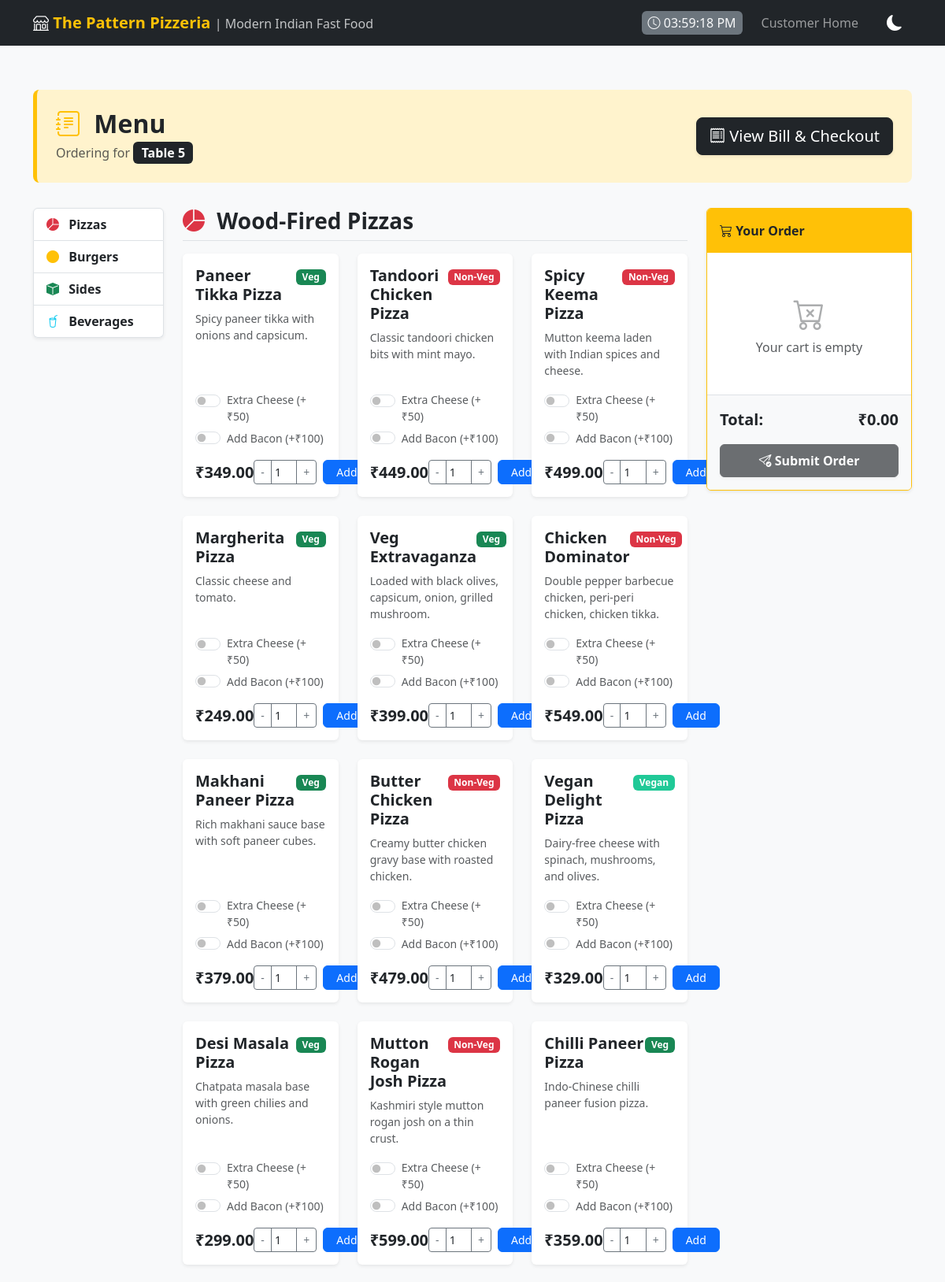
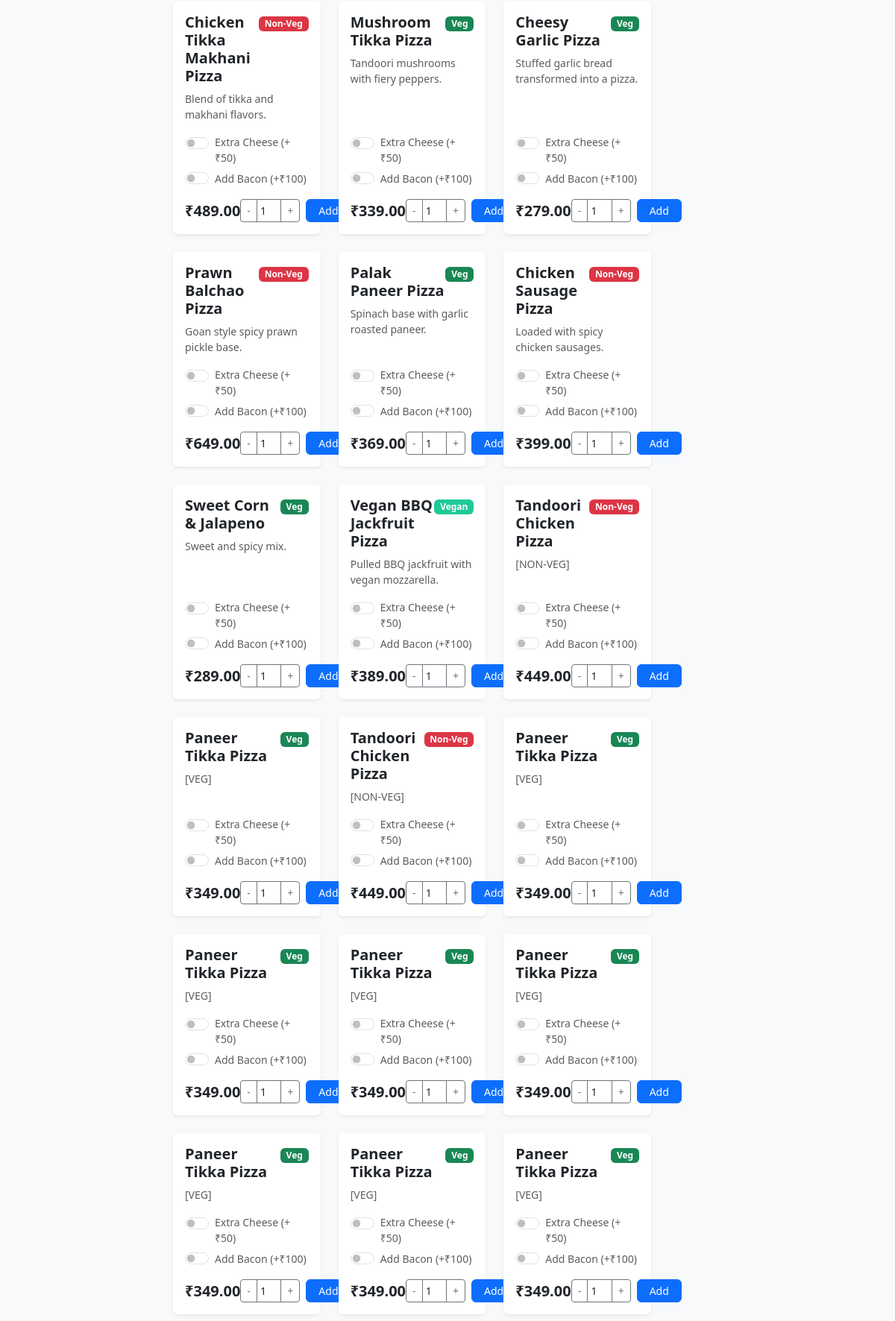
Screenshot of /menu/5/ (upper part) with the database file from the repository (2 pictures, top to bottom).
### restaurant/models.py (models this page shows, shortened)
class RestaurantTable(models.Model):
    table_number = models.IntegerField(unique=True)
    is_occupied = models.BooleanField(default=False)

class MenuItem(models.Model):
    ITEM_TYPES = [
        ('VEG', 'Vegetarian'),
        ('NON_VEG', 'Non-Vegetarian'),
        ('VEGAN', 'Vegan'),
    ]
    name = models.CharField(max_length=100)
    price = models.DecimalField(max_digits=8, decimal_places=2)
    item_type = models.CharField(max_length=20, choices=ITEM_TYPES)
    description = models.TextField(blank=True)

### restaurant/views.py (the view)
# urls.py: path('menu/<int:table_id>/', views.menu_view, name='menu_page'),
def menu_view(request, table_id):
    table = get_object_or_404(RestaurantTable, table_number=table_id)
    from restaurant.models import MenuItem # Local import to avoid cyclic issues at top if any
    items = MenuItem.objects.all()
    pizzas = [item for item in items if 'Pizza' in item.name or 'Extravaganza' in item.name or 'Dominator' in item.name or 'Sweet Corn' in item.name]
    burgers = [item for item in items if 'Burger' in item.name or 'Mac' in item.name]
    sides = [item for item in items if 'Fries' in item.name or 'Wings' in item.name or 'Bread' in item.name or 'Kebab' in item.name or 'Rings' in item.name or 'Poppers' in item.name or 'Nuggets' in item.name or 'Samosa' in item.name or 'Wedges' in item.name or 'Skewers' in item.name]
    beverages = [item for item in items if item not in pizzas and item not in burgers and item not in sides]
    veg_items = items.filter(item_type='VEG')
    non_veg_items = items.filter(item_type='NON_VEG')
    vegan_items = items.filter(item_type='VEGAN')
    return render(request, 'restaurant/menu.html', {
        'table': table,
        'pizzas': pizzas,
        'burgers': burgers,
        'sides': sides,
        'beverages': beverages,
        'veg_items': veg_items,
        'non_veg_items': non_veg_items,
        'vegan_items': vegan_items
    })

### restaurant/templates/restaurant/menu.html (shortened to what this page needs)
{% extends 'restaurant/base.html' %}
{% block content %}
<div class="menu-header d-flex justify-content-between align-items-center sticky-top">
    <div>
        <h2 class="fw-bold mb-0 text-dark"><i class="bi bi-journal-text me-2 text-warning"></i> Menu</h2>
        <p class="text-muted mb-0 mt-1">Ordering for <span class="badge bg-dark fs-6">Table {{ table.table_number }}</span></p>
    </div>
    <div>
        <a href="{% url 'payment_page' table.table_number %}" class="btn btn-dark btn-lg shadow-sm">
            <i class="bi bi-receipt"></i> View Bill & Checkout
        </a>
    </div>
</div>
<div class="row">
    <div class="col-lg-2 d-none d-lg-block">
        <div class="sticky-top" style="top: 100px;">
            <div class="list-group shadow-sm">
                <a href="#pizzas" class="list-group-item list-group-item-action fw-bold"><i class="bi bi-pie-chart-fill text-danger me-2"></i> Pizzas</a>
                <a href="#burgers" class="list-group-item list-group-item-action fw-bold"><i class="bi bi-circle-fill text-warning me-2"></i> Burgers</a>
                <a href="#sides" class="list-group-item list-group-item-action fw-bold"><i class="bi bi-box-fill text-success me-2"></i> Sides</a>
                <a href="#beverages" class="list-group-item list-group-item-action fw-bold"><i class="bi bi-cup-straw text-info me-2"></i> Beverages</a>
            </div>
        </div>
    </div>
    <div class="col-lg-7 mb-4">
        {% if pizzas %}
        <div id="pizzas" class="mb-5">
            <h3 class="fw-bold mb-3 border-bottom pb-2"><i class="bi bi-pie-chart-fill text-danger me-2"></i> Wood-Fired Pizzas</h3>
            <div class="row row-cols-1 row-cols-md-2 row-cols-xl-3 g-4">
                {% for item in pizzas %}
                <div class="col">
                    <div class="card h-100 item-card">
                        <div class="card-body d-flex flex-column">
                            <div class="d-flex justify-content-between align-items-start mb-2">
                                <h5 class="card-title fw-bold text-dark mb-0">{{ item.name }}</h5>
                                <div>
                                    {% if item.item_type == 'VEG' %}<span class="badge badge-veg">Veg</span>
                                    {% elif item.item_type == 'NON_VEG' %}<span class="badge badge-nonveg">Non-Veg</span>
                                    {% else %}<span class="badge badge-vegan">Vegan</span>{% endif %}
                                </div>
                            </div>
                            <p class="card-text text-muted small flex-grow-1">{{ item.description }}</p>
                            <div class="form-check form-switch mb-1">
                                <input class="form-check-input cheese-switch" type="checkbox" id="cheese_{{ item.id }}">
                                <label class="form-check-label small text-muted" for="cheese_{{ item.id }}">Extra Cheese (+₹50)</label>
                            </div>
                            <div class="form-check form-switch mb-3">
                                <input class="form-check-input bacon-switch" type="checkbox" id="bacon_{{ item.id }}">
                                <label class="form-check-label small text-muted" for="bacon_{{ item.id }}">Add Bacon (+₹100)</label>
                            </div>
                            <div class="mt-auto d-flex justify-content-between align-items-center">
                                <span class="fs-5 fw-bold text-dark">₹{{ item.price }}</span>
                                <div class="d-flex align-items-center">
                                    <div class="input-group input-group-sm me-2" style="width: 80px;">
                                        <button class="btn btn-outline-secondary px-2 border-secondary" type="button" onclick="let inp = document.getElementById('qty_{{ item.id }}'); if(inp.value > 1) inp.value--;">-</button>
                                        <input type="number" class="form-control text-center px-0 border-secondary bg-white" id="qty_{{ item.id }}" value="1" min="1" readonly>
                                        <button class="btn btn-outline-secondary px-2 border-secondary" type="button" onclick="document.getElementById('qty_{{ item.id }}').value++;">+</button>
                                    </div>
                                    <button class="btn btn-primary btn-sm rounded px-3 order-btn" data-id="{{ item.id }}" data-name="{{ item.name }}" data-price="{{ item.price }}" data-type="{{ item.item_type }}">
                                        Add
                                    </button>
                                </div>
                            </div>
                        </div>
                    </div>
                </div>
                {% endfor %}
            </div>
        </div>
        {% endif %}
    </div>
    <div class="col-lg-3">
        <div class="sticky-top" style="top: 100px; z-index: 1020;">
            <div class="card shadow-sm border-warning">
                <div class="card-header bg-warning text-dark fw-bold border-bottom-0 py-3">
                    <i class="bi bi-cart3"></i> Your Order
                </div>
                <div class="card-body p-0">
                    <ul id="cartItemsList" class="list-group list-group-flush" style="max-height: 500px; overflow-y: auto;">
                        <li class="list-group-item text-center text-muted py-5" id="emptyCartMsg">
                            <i class="bi bi-cart-x fs-1 opacity-50 mb-2"></i><br>
                            Your cart is empty
                        </li>
                    </ul>
                </div>
                <div class="card-footer bg-light p-3 border-top">
                    <div class="d-flex justify-content-between fw-bold mb-3 fs-5">
                        <span>Total:</span>
                        <span id="cartTotalDisplay">₹0.00</span>
                    </div>
                    <button class="btn btn-dark w-100 fw-bold py-2 shadow-sm" id="submitOrderBtn" disabled>
                        <i class="bi bi-send-check"></i> Submit Order
                    </button>
                </div>
            </div>
        </div>
    </div>
</div>
{% endblock %}

### restaurant/templates/restaurant/base.html (style rules this page uses)
body { background-color: #f8f9fa; }

### restaurant/templates/restaurant/menu.html (style rules this page uses)
.menu-header { background-color: #fff3cd; border-left: 5px solid #ffc107; padding: 1.5rem; margin-bottom: 2rem; border-radius: 0.5rem; }
.item-card { border: none; box-shadow: 0 0.125rem 0.25rem rgba(0, 0, 0, 0.075); transition: transform 0.2s; }
.badge-veg { background-color: #198754; }
.badge-nonveg { background-color: #dc3545; }
.badge-vegan { background-color: #20c997; }

### rows the page displays
RestaurantTable: table_number "5"
MenuItem: name "Paneer Tikka Pizza", item_type "Veg", description "Spicy paneer tikka with onions and capsicum.", price "349.00"
MenuItem: name "Tandoori Chicken Pizza", item_type "Non-Veg", description "Classic tandoori chicken bits with mint mayo.", price "449.00"
MenuItem: name "Spicy Keema Pizza", item_type "Non-Veg", description "Mutton keema laden with Indian spices and cheese.", price "499.00"
MenuItem: name "Margherita Pizza", item_type "Veg", description "Classic cheese and tomato.", price "249.00"
MenuItem: name "Veg Extravaganza", item_type "Veg", description "Loaded with black olives, capsicum, onion, grilled mushroom.", price "399.00"
MenuItem: name "Chicken Dominator", item_type "Non-Veg", description "Double pepper barbecue chicken, peri-peri chicken, chicken tikka.", price "549.00"
MenuItem: name "Makhani Paneer Pizza", item_type "Veg", description "Rich makhani sauce base with soft paneer cubes.", price "379.00"
MenuItem: name "Butter Chicken Pizza", item_type "Non-Veg", description "Creamy butter chicken gravy base with roasted chicken.", price "479.00"
MenuItem: name "Vegan Delight Pizza", item_type "Vegan", description "Dairy-free cheese with spinach, mushrooms, and olives.", price "329.00"
MenuItem: name "Desi Masala Pizza", item_type "Veg", description "Chatpata masala base with green chilies and onions.", price "299.00"
MenuItem: name "Mutton Rogan Josh Pizza", item_type "Non-Veg", description "Kashmiri style mutton rogan josh on a thin crust.", price "599.00"
MenuItem: name "Chilli Paneer Pizza", item_type "Veg", description "Indo-Chinese chilli paneer fusion pizza.", price "359.00"
MenuItem: name "Chicken Tikka Makhani Pizza", item_type "Non-Veg", description "Blend of tikka and makhani flavors.", price "489.00"
MenuItem: name "Mushroom Tikka Pizza", item_type "Veg", description "Tandoori mushrooms with fiery peppers.", price "339.00"
MenuItem: name "Cheesy Garlic Pizza", item_type "Veg", description "Stuffed garlic bread transformed into a pizza.", price "279.00"
MenuItem: name "Prawn Balchao Pizza", item_type "Non-Veg", description "Goan style spicy prawn pickle base.", price "649.00"
MenuItem: name "Palak Paneer Pizza", item_type "Veg", description "Spinach base with garlic roasted paneer.", price "369.00"
MenuItem: name "Chicken Sausage Pizza", item_type "Non-Veg", description "Loaded with spicy chicken sausages.", price "399.00"
MenuItem: name "Sweet Corn & Jalapeno", item_type "Veg", description "Sweet and spicy mix.", price "289.00"
MenuItem: name "Vegan BBQ Jackfruit Pizza", item_type "Vegan", description "Pulled BBQ jackfruit with vegan mozzarella.", price "389.00"
MenuItem: name "Tandoori Chicken Pizza", item_type "Non-Veg", description "[NON-VEG]", price "449.00"
MenuItem: name "Paneer Tikka Pizza", item_type "Veg", description "[VEG]", price "349.00"
MenuItem: name "Tandoori Chicken Pizza", item_type "Non-Veg", description "[NON-VEG]", price "449.00"
MenuItem: name "Paneer Tikka Pizza", item_type "Veg", description "[VEG]", price "349.00"
MenuItem: name "Paneer Tikka Pizza", item_type "Veg", description "[VEG]", price "349.00"
MenuItem: name "Paneer Tikka Pizza", item_type "Veg", description "[VEG]", price "349.00"
MenuItem: name "Paneer Tikka Pizza", item_type "Veg", description "[VEG]", price "349.00"
MenuItem: name "Paneer Tikka Pizza", item_type "Veg", description "[VEG]", price "349.00"
MenuItem: name "Paneer Tikka Pizza", item_type "Veg", description "[VEG]", price "349.00"
MenuItem: name "Paneer Tikka Pizza", item_type "Veg", description "[VEG]", price "349.00"
